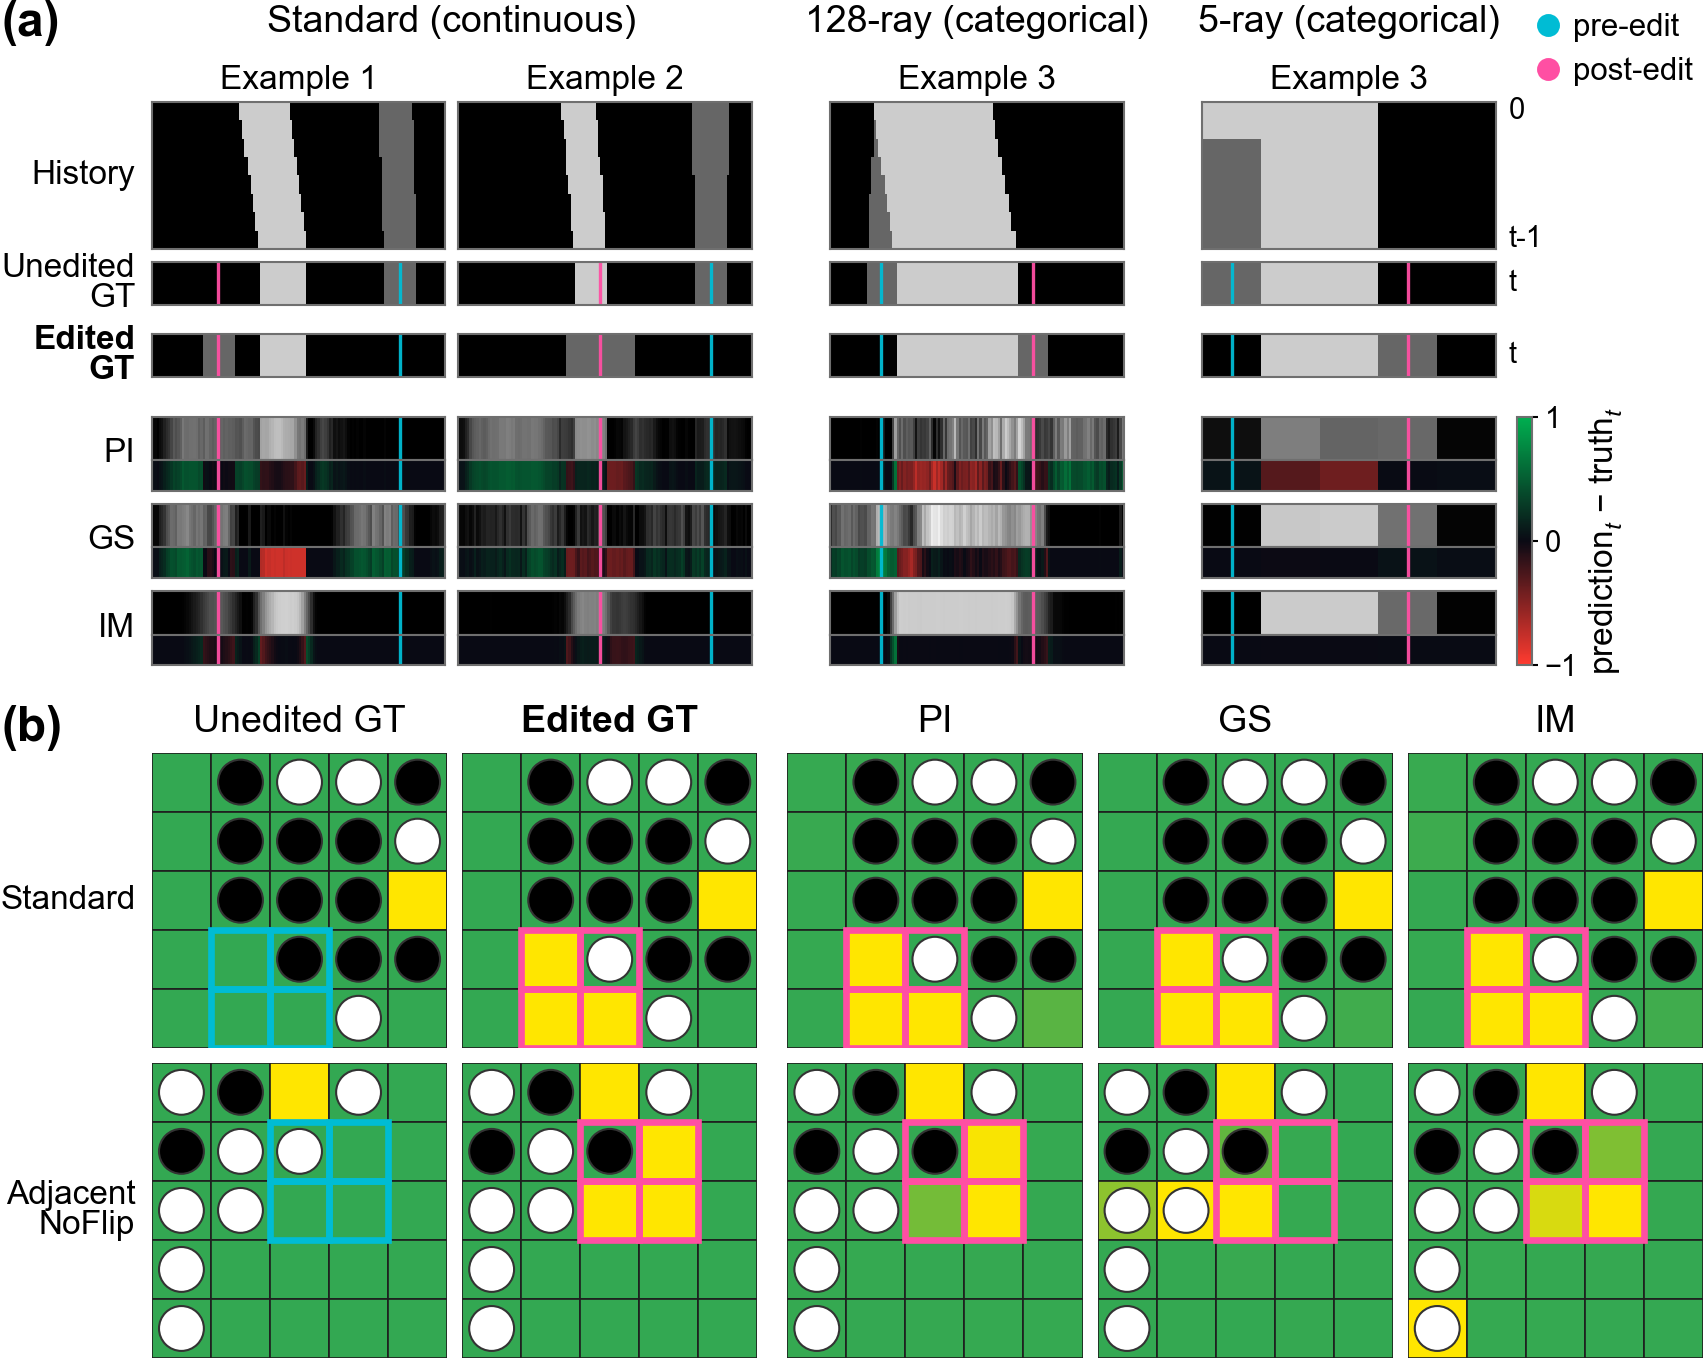

This figure's Python source:
"""The main-text qualitative figure (Sevan's spec, rounds 2-5), two files:

    composite_final              (a) four columns: Standard (continuous) on Examples 1 and 2 (dw-noiseless, Cartesian block),
                                 128-ray (categorical) on Example 3 (dw-128ray, appearance-fac block) and 5-ray (categorical)
                                 on the SAME Example 3 (dw-5ray); rows Context, Unedited GT, Edited GT, PI, GS, IM with
                                 signed-error strips; above (b) Othello Standard / Adjacent NoFlip (rows) x Unedited GT,
                                 Edited GT, PI, GS, IM (columns), 5 x 5 zoom, typical cases of rank RANK, cyan / pink marks.
    composite_final_sidebyside   (a) left; (b) right with Standard / Adjacent Flip / Adjacent NoFlip as columns and Unedited
                                 GT, Edited GT, PI, IM as rows (no GS), thinner rims and headers that clear each other.
    composite_final_sidebyside_single
                                 the same side-by-side with a SINGLE Standard (continuous) example in (a) (Rayworld option A4),
                                 which fits the 5.5 in text width with nothing scaled at include time.

Rows two and three are both ground truth since round 6: Unedited GT is the clean observation of the world in which the
teleport never happened (Rayworld: the scorer's own ``zones.gt_unedited``; Othello: uniform over ``legal_pre``), Edited GT
the world in which it did. Neither is a model prediction; the three rows below them are.

Every drawn scenario passes the 5-ray visibility filter (``rayworld_panel`` option A3, ``common.passing_seeds``); the
two categorical columns share the second passing seed (``rayworld_panel.CAT_SLOT``), the continuous columns the other two. The
pre-edit / post-edit key (dots) sits at the top right of each figure, above the "prediction - truth" colour bar; the figure
is 0.22 in wider than the text width to make room for it (LaTeX scales it to the column). Pieces under
pieces/composite_final{,_sidebyside}; sidecars composite_final{,_sidebyside}.json.

    .pim/bin/python paper/figs/qualitative_main/composite_final.py [--rank 2] [--no-pieces]
"""
from __future__ import annotations

import argparse

import common as C
import othello_panel as T
import rayworld_panel as R
from common import oth, plt, ps

VERSION = "A3"           # the Rayworld option (rayworld_panel.ROWS): the four-column cut
SINGLE = "A4"            # the side-by-side variant with one Standard (continuous) example
WIDTH_IN = ps.TEXT_WIDTH_IN + 0.22   # the marks key at the top right needs the room (Sevan: wider is fine, taller is not)
LETTER = 11.5            # panel letters, pt (bold)
RANK = 2                 # the typical rule's rank (1 = the case nearest the population means; Sevan asked for the next)
SIDE_BOARD_IN = 0.60     # side-by-side boards (height-bound: 4 rows + gaps + titles = the figure's 2.93 in)
SIDE_LW = 1.0            # thinner rims on the smaller boards
SIDE_TOP_IN = 0.30       # room for two-line variant titles over the narrow boards
SIDE_COL_GAP_IN = 0.16   # round 6: the gap between (b)'s variant columns, so "Adjacent Flip" / "Adjacent NoFlip" clear
SIDE_TITLE = 8           # and their headers set one point smaller (was 9 over a 0.65 in pitch: they collided)
SIDE_WIDTH = {"A3": 6.10, "A4": ps.TEXT_WIDTH_IN}    # the wider cut buys (a) four legible columns; the single fits 5.5 in
SIDE_SPACER = {"A3": 0.0, "A4": 0.18}                # group spacers only where the columns are wide enough
SIDE_EXAMPLE = {"A3": 7, "A4": 8}                    # (a)'s example titles, pt
GAP_IN = 0.16            # between (a) and (b) when stacked
KEY_GAP_IN = 0.62        # side-by-side: the empty column between (a) and (b) that carries the marks key
                         # (Sevan, round 7: out of (a)'s header and into the whitespace between the panels)


def key(sf):
    """The marks key at the top right of the Rayworld subfigure, above its colour bar (the stacked cut)."""
    W, H = sf.bbox.width / sf.dpi, sf.bbox.height / sf.dpi
    oth.mark_key(sf, fontsize=7.5, markersize=4.5, loc="upper right", bbox_to_anchor=(1 - 0.02 / W, 1 - 0.02 / H), ncol=1)


def key_between(sf):
    """The marks key centred in the empty column between (a) and (b) (the side-by-side cut)."""
    oth.mark_key(sf, fontsize=7.5, markersize=4.5, loc="center", ncol=1)


def stacked(version, cols, picks, out):
    names, conds = list(T.TWO), list(T.CONDS_GS)
    b = T.board_for_width(WIDTH_IN, names, conds, transpose=True)
    wb, hb = T.size_in(names, conds, b, transpose=True)
    unit = R.unit_for_height(version, hb)                      # (a) as tall as (b): vertically balanced
    ha = R.height_in(version, unit)
    fig = plt.figure(figsize=(WIDTH_IN, ha + hb + GAP_IN))
    sa, sb = fig.subfigures(2, 1, height_ratios=[ha, hb], hspace=GAP_IN / (ha + hb))
    R.panel(sa, version, unit=unit, letter="(a)", letter_size=LETTER)
    key(sa)
    T.panel(sb, cols, picks, names, conds, zoom=True, transpose=True, letter="(b)", letter_size=LETTER)
    ps.save(fig, out)
    plt.close(fig)
    return {"width_in": WIDTH_IN, "height_in": round(ha + hb + GAP_IN, 3), "rayworld_height_in": round(ha, 3),
            "othello_height_in": round(hb, 3), "board_in": round(b, 3), "strip_unit_in": round(unit, 4)}


def side_by_side(version, cols, picks, out):
    """(a) left, (b) right. ``version`` A3 = two Standard examples (6.10 in wide), A4 = one (5.50 in)."""
    names, conds = list(T.THREE), list(T.CONDS)
    width = SIDE_WIDTH[version]
    wb, hb = T.size_in(names, conds, SIDE_BOARD_IN, top_in=SIDE_TOP_IN, col_gap_in=SIDE_COL_GAP_IN)
    unit = R.unit_for_height(version, hb, narrow=True)
    wa = width - wb - KEY_GAP_IN
    fig = plt.figure(figsize=(width, hb))
    sa, sk, sb = fig.subfigures(1, 3, width_ratios=[wa, KEY_GAP_IN, wb], wspace=0.0)
    R.panel(sa, version, unit=unit, letter="(a)", letter_size=LETTER, narrow=True,
            spacer=SIDE_SPACER[version], title_size=SIDE_EXAMPLE[version], key_gutter=False)
    key_between(sk)
    T.panel(sb, cols, picks, names, conds, zoom=True, letter="(b)", letter_size=LETTER, lw=SIDE_LW,
            top_in=SIDE_TOP_IN, col_gap_in=SIDE_COL_GAP_IN, title_size=SIDE_TITLE)
    ps.save(fig, out)
    plt.close(fig)
    return {"width_in": width, "height_in": round(hb, 3), "rayworld_width_in": round(wa, 3),
            "othello_width_in": round(wb, 3), "key_gap_in": KEY_GAP_IN, "board_in": SIDE_BOARD_IN,
            "column_gap_in": SIDE_COL_GAP_IN,
            "othello_title_pt": SIDE_TITLE, "example_title_pt": SIDE_EXAMPLE[version],
            "strip_unit_in": round(unit, 4), "mark_lw": SIDE_LW, "rayworld_option": version,
            "rayworld_columns": len(R.columns(version))}


if __name__ == "__main__":
    ap = argparse.ArgumentParser()
    ap.add_argument("--rank", type=int, default=RANK)
    ap.add_argument("--no-pieces", action="store_true")
    a = ap.parse_args()
    cols = C.othello()
    picks = C.select(cols, oth.VARIANTS, rule="typical", rank=a.rank)
    for name in T.THREE:
        i = picks[name]
        print(f"  {name:<16} case {i} (rank {a.rank})  marked {C.marked(cols[name], i)}  per-case EI "
              f"{{{', '.join(f'{k} {v:+.2f}' for k, v in C.case_index(cols[name], i).items())}}}  population "
              f"{{{', '.join(f'{k} {v:+.2f}' for k, v in cols[name]['ei'].items())}}}", flush=True)
    print(f"  Rayworld columns: {[(t, v, s) for t, v, s, *_ in R.columns(VERSION)]}", flush=True)
    stem = "composite_final"
    geo = stacked(VERSION, cols, picks, C.HERE / stem)
    C.dump({"version": VERSION, "geometry": geo, "rayworld": R.sidecar(VERSION),
            "othello": T.sidecar(cols, picks, "typical", 0, a.rank, names=T.TWO)}, C.HERE / f"{stem}.json")
    print(f"→ {stem}.pdf  {geo}", flush=True)
    if not a.no_pieces:
        R.pieces(VERSION, C.HERE / "pieces" / stem)                                # the strips of (a)
        T.pieces(cols, picks, list(T.TWO), list(T.CONDS_GS), C.HERE / "pieces" / stem, zoom=True, tint="all")   # the boards of (b)
    for v, stem_v in ((VERSION, "composite_final_sidebyside"), (SINGLE, "composite_final_sidebyside_single")):
        geo = side_by_side(v, cols, picks, C.HERE / stem_v)
        C.dump({"version": v, "geometry": geo, "rayworld": R.sidecar(v),
                "othello": T.sidecar(cols, picks, "typical", 0, a.rank, names=T.THREE)}, C.HERE / f"{stem_v}.json")
        print(f"→ {stem_v}.pdf  {geo}", flush=True)
    if not a.no_pieces:      # the twelve boards of the side-by-side (both variants share them); strips are composite_final's
        T.pieces(cols, picks, list(T.THREE), list(T.CONDS), C.HERE / "pieces" / "composite_final_sidebyside", zoom=True, tint="all", lw=SIDE_LW)
